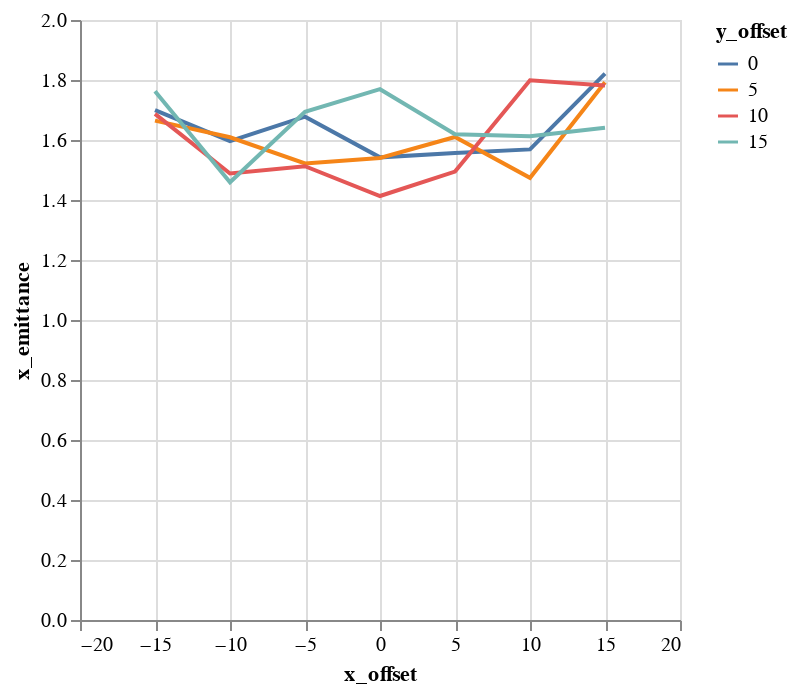

Source (notebook cell):
### Markdown cell above
## Plots

### Code cell
alt.Chart(emit_df).mark_line().encode(
    color='y_offset:N',
    x='x_offset',
    y='x_emittance',
)

### Figure 1 — Vega-Lite specification as saved in the notebook (floating-point values rounded to 4 significant figures)
{"$schema": "https://vega.github.io/schema/vega-lite/v1.2.1.json", "data": {"values": [{"losses": 0, "relbeta": 0.002308, "sourceID": 16777222, "sourceName": "x_-15_y_0", "x_emittance": 1.7, "x_emittance_rel": 1.049, "x_norm_emittance": 0.003924, "x_offset": -15, "y_emittance": 1.572, "y_emittance_rel": 1.0, "y_norm_emittance": 0.00363, "y_offset": 0}, {"losses": 0, "relbeta": 0.002308, "sourceID": 16777229, "sourceName": "x_-15_y_5", "x_emittance": 1.665, "x_emittance_rel": 1.045, "x_norm_emittance": 0.003843, "x_offset": -15, "y_emittance": 1.593, "y_emittance_rel": 0.9997, "y_norm_emittance": 0.003678, "y_offset": 5}, {"losses": 0, "relbeta": 0.002308, "sourceID": 16777236, "sourceName": "x_-15_y_10", "x_emittance": 1.687, "x_emittance_rel": 1.043, "x_norm_emittance": 0.003895, "x_offset": -15, "y_emittance": 1.596, "y_emittance_rel": 0.9994, "y_norm_emittance": 0.003684, "y_offset": 10}, {"losses": 0, "relbeta": 0.002308, "sourceID": 16777243, "sourceName": "x_-15_y_15", "x_emittance": 1.763, "x_emittance_rel": 1.055, "x_norm_emittance": 0.004069, "x_offset": -15, "y_emittance": 1.666, "y_emittance_rel": 1.002, "y_norm_emittance": 0.003846, "y_offset": 15}, {"losses": 0, "relbeta": 0.002308, "sourceID": 16777220, "sourceName": "x_-10_y_0", "x_emittance": 1.596, "x_emittance_rel": 1.003, "x_norm_emittance": 0.003685, "x_offset": -10, "y_emittance": 1.553, "y_emittance_rel": 1.0, "y_norm_emittance": 0.003585, "y_offset": 0}, {"losses": 0, "relbeta": 0.002308, "sourceID": 16777227, "sourceName": "x_-10_y_5", "x_emittance": 1.609, "x_emittance_rel": 0.9975, "x_norm_emittance": 0.003714, "x_offset": -10, "y_emittance": 1.58, "y_emittance_rel": 1.0, "y_norm_emittance": 0.003648, "y_offset": 5}, {"losses": 0, "relbeta": 0.002308, "sourceID": 16777234, "sourceName": "x_-10_y_10", "x_emittance": 1.488, "x_emittance_rel": 1.001, "x_norm_emittance": 0.003435, "x_offset": -10, "y_emittance": 1.666, "y_emittance_rel": 1.0, "y_norm_emittance": 0.003845, "y_offset": 10}, {"losses": 0, "relbeta": 0.002308, "sourceID": 16777241, "sourceName": "x_-10_y_15", "x_emittance": 1.459, "x_emittance_rel": 1.006, "x_norm_emittance": 0.003369, "x_offset": -10, "y_emittance": 1.635, "y_emittance_rel": 1.0, "y_norm_emittance": 0.003774, "y_offset": 15}, {"losses": 0, "relbeta": 0.002308, "sourceID": 16777218, "sourceName": "x_-5_y_0", "x_emittance": 1.678, "x_emittance_rel": 1.001, "x_norm_emittance": 0.003873, "x_offset": -5, "y_emittance": 1.718, "y_emittance_rel": 1.0, "y_norm_emittance": 0.003965, "y_offset": 0}, {"losses": 0, "relbeta": 0.002308, "sourceID": 16777225, "sourceName": "x_-5_y_5", "x_emittance": 1.522, "x_emittance_rel": 0.9991, "x_norm_emittance": 0.003514, "x_offset": -5, "y_emittance": 1.626, "y_emittance_rel": 1.0, "y_norm_emittance": 0.003754, "y_offset": 5}, {"losses": 0, "relbeta": 0.002308, "sourceID": 16777232, "sourceName": "x_-5_y_10", "x_emittance": 1.513, "x_emittance_rel": 1.001, "x_norm_emittance": 0.003492, "x_offset": -5, "y_emittance": 1.546, "y_emittance_rel": 1.0, "y_norm_emittance": 0.003569, "y_offset": 10}, {"losses": 0, "relbeta": 0.002308, "sourceID": 16777239, "sourceName": "x_-5_y_15", "x_emittance": 1.694, "x_emittance_rel": 1.001, "x_norm_emittance": 0.003911, "x_offset": -5, "y_emittance": 1.505, "y_emittance_rel": 1.0, "y_norm_emittance": 0.003474, "y_offset": 15}, {"losses": 0, "relbeta": 0.002308, "sourceID": 16777216, "sourceName": "x_0_y_0", "x_emittance": 1.542, "x_emittance_rel": 1.001, "x_norm_emittance": 0.00356, "x_offset": 0, "y_emittance": 1.537, "y_emittance_rel": 1.0, "y_norm_emittance": 0.003547, "y_offset": 0}, {"losses": 0, "relbeta": 0.002308, "sourceID": 16777223, "sourceName": "x_0_y_5", "x_emittance": 1.54, "x_emittance_rel": 0.9997, "x_norm_emittance": 0.003555, "x_offset": 0, "y_emittance": 1.536, "y_emittance_rel": 1.0, "y_norm_emittance": 0.003545, "y_offset": 5}, {"losses": 0, "relbeta": 0.002308, "sourceID": 16777230, "sourceName": "x_0_y_10", "x_emittance": 1.413, "x_emittance_rel": 1.007, "x_norm_emittance": 0.003262, "x_offset": 0, "y_emittance": 1.475, "y_emittance_rel": 1.0, "y_norm_emittance": 0.003406, "y_offset": 10}, {"losses": 0, "relbeta": 0.002308, "sourceID": 16777237, "sourceName": "x_0_y_15", "x_emittance": 1.769, "x_emittance_rel": 1.001, "x_norm_emittance": 0.004084, "x_offset": 0, "y_emittance": 1.612, "y_emittance_rel": 0.9995, "y_norm_emittance": 0.00372, "y_offset": 15}, {"losses": 0, "relbeta": 0.002308, "sourceID": 16777217, "sourceName": "x_5_y_0", "x_emittance": 1.557, "x_emittance_rel": 1.005, "x_norm_emittance": 0.003594, "x_offset": 5, "y_emittance": 1.675, "y_emittance_rel": 1.0, "y_norm_emittance": 0.003866, "y_offset": 0}, {"losses": 0, "relbeta": 0.002308, "sourceID": 16777224, "sourceName": "x_5_y_5", "x_emittance": 1.61, "x_emittance_rel": 1.005, "x_norm_emittance": 0.003717, "x_offset": 5, "y_emittance": 1.474, "y_emittance_rel": 1.0, "y_norm_emittance": 0.003402, "y_offset": 5}, {"losses": 0, "relbeta": 0.002308, "sourceID": 16777231, "sourceName": "x_5_y_10", "x_emittance": 1.495, "x_emittance_rel": 1.022, "x_norm_emittance": 0.003451, "x_offset": 5, "y_emittance": 1.594, "y_emittance_rel": 1.0, "y_norm_emittance": 0.00368, "y_offset": 10}, {"losses": 0, "relbeta": 0.002308, "sourceID": 16777238, "sourceName": "x_5_y_15", "x_emittance": 1.619, "x_emittance_rel": 1.013, "x_norm_emittance": 0.003738, "x_offset": 5, "y_emittance": 1.573, "y_emittance_rel": 0.9993, "y_norm_emittance": 0.003631, "y_offset": 15}, {"losses": 0, "relbeta": 0.002308, "sourceID": 16777219, "sourceName": "x_10_y_0", "x_emittance": 1.569, "x_emittance_rel": 1.033, "x_norm_emittance": 0.003621, "x_offset": 10, "y_emittance": 1.6, "y_emittance_rel": 1.0, "y_norm_emittance": 0.003693, "y_offset": 0}, {"losses": 0, "relbeta": 0.002308, "sourceID": 16777226, "sourceName": "x_10_y_5", "x_emittance": 1.474, "x_emittance_rel": 1.018, "x_norm_emittance": 0.003402, "x_offset": 10, "y_emittance": 1.504, "y_emittance_rel": 0.9985, "y_norm_emittance": 0.003473, "y_offset": 5}, {"losses": 0, "relbeta": 0.002308, "sourceID": 16777233, "sourceName": "x_10_y_10", "x_emittance": 1.799, "x_emittance_rel": 1.032, "x_norm_emittance": 0.004153, "x_offset": 10, "y_emittance": 1.613, "y_emittance_rel": 1.0, "y_norm_emittance": 0.003724, "y_offset": 10}, {"losses": 0, "relbeta": 0.002308, "sourceID": 16777240, "sourceName": "x_10_y_15", "x_emittance": 1.613, "x_emittance_rel": 1.025, "x_norm_emittance": 0.003723, "x_offset": 10, "y_emittance": 1.509, "y_emittance_rel": 0.9983, "y_norm_emittance": 0.003483, "y_offset": 15}, {"losses": 0, "relbeta": 0.002308, "sourceID": 16777221, "sourceName": "x_15_y_0", "x_emittance": 1.821, "x_emittance_rel": 1.215, "x_norm_emittance": 0.004204, "x_offset": 15, "y_emittance": 1.579, "y_emittance_rel": 1.0, "y_norm_emittance": 0.003645, "y_offset": 0}, {"losses": 1, "relbeta": 0.002308, "sourceID": 16777228, "sourceName": "x_15_y_5", "x_emittance": 1.792, "x_emittance_rel": 1.14, "x_norm_emittance": 0.004138, "x_offset": 15, "y_emittance": 1.486, "y_emittance_rel": 1.0, "y_norm_emittance": 0.00343, "y_offset": 5}, {"losses": 0, "relbeta": 0.002308, "sourceID": 16777235, "sourceName": "x_15_y_10", "x_emittance": 1.781, "x_emittance_rel": 1.098, "x_norm_emittance": 0.004112, "x_offset": 15, "y_emittance": 1.615, "y_emittance_rel": 0.9998, "y_norm_emittance": 0.003729, "y_offset": 10}, {"losses": 0, "relbeta": 0.002308, "sourceID": 16777242, "sourceName": "x_15_y_15", "x_emittance": 1.641, "x_emittance_rel": 1.083, "x_norm_emittance": 0.003789, "x_offset": 15, "y_emittance": 1.59, "y_emittance_rel": 1.001, "y_norm_emittance": 0.00367, "y_offset": 15}]}, "encoding": {"color": {"field": "y_offset", "type": "nominal"}, "x": {"field": "x_offset", "type": "quantitative"}, "y": {"field": "x_emittance", "type": "quantitative"}}, "mark": "line"}
